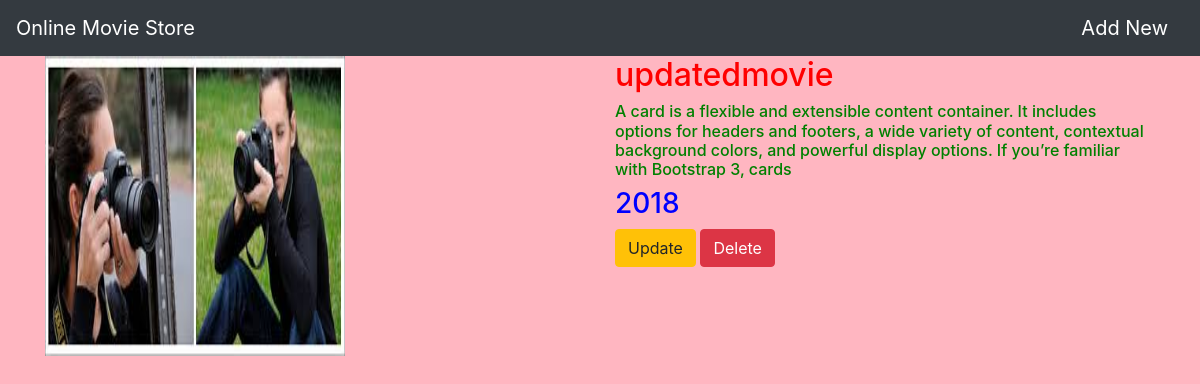
The page /movie/6 on the database its author committed.
### movieapp/models.py (models this page shows, shortened)
class movie(models.Model):
    name=models.CharField(max_length=250)
    desc=models.TextField()
    year=models.IntegerField()
    img=models.ImageField(upload_to='gallery')

### movieapp/views.py (the view)
# urls.py: path('movie/<int:movie_id>',views.detail,name='detail'),
def detail(request,movie_id):
    moviee=movie.objects.get(id=movie_id)
    return render(request,"detail.html",{'movie':moviee})

### templates/detail.html
{% extends 'base.html' %}
{% block body %}
<div class="container">
    <div class="row">
        <div class="col-md-6">
            <img src="{{movie.img.url}}" width="300" height="300">
        </div>
<div class="col-md-6">
    <h2 style="color:red;">{{movie.name}}</h2>
    <h6 style="color:green;">{{movie.desc}}</h6>
    <h3 style="color:blue;">{{movie.year}}</h3>
<a class="btn btn-warning" href="{% url 'movieapp:update' movie.id %}">Update</a>
<a class="btn btn-danger" href="{% url 'movieapp:delete' movie.id %}">Delete</a>
    </div>
        </div>
</div>
{% endblock %}

### static/style.css (style rules this page uses)
body { background-color:lightpink; }

### rows shown on the page
movie: img (picture), name "updatedmovie", desc "A card is a flexible and extensible content container. It includes options for headers and footers, a wide variety of content, contextual background colors, and powerful display options. If you’re familiar with Bootstrap 3, cards", year "2018"
